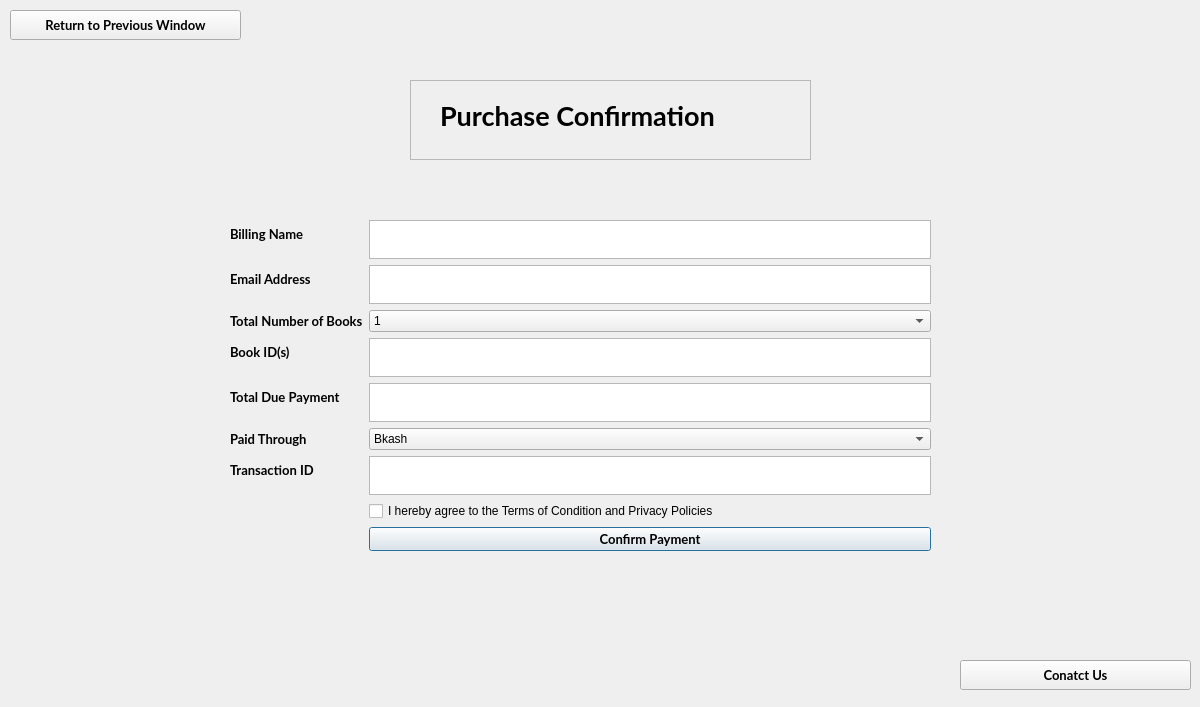
<?xml version="1.0" encoding="UTF-8"?>
<ui version="4.0">
 <class>Purchase_Panel</class>
 <widget class="QDialog" name="Purchase_Panel">
  <property name="windowModality">
   <enum>Qt::WindowModal</enum>
  </property>
  <property name="geometry">
   <rect>
    <x>0</x>
    <y>0</y>
    <width>1200</width>
    <height>707</height>
   </rect>
  </property>
  <property name="windowTitle">
   <string>View panel</string>
  </property>
  <widget class="QFrame" name="frame">
   <property name="geometry">
    <rect>
     <x>410</x>
     <y>80</y>
     <width>401</width>
     <height>80</height>
    </rect>
   </property>
   <property name="frameShape">
    <enum>QFrame::StyledPanel</enum>
   </property>
   <property name="frameShadow">
    <enum>QFrame::Raised</enum>
   </property>
   <widget class="QLabel" name="label_2">
    <property name="geometry">
     <rect>
      <x>30</x>
      <y>10</y>
      <width>351</width>
      <height>51</height>
     </rect>
    </property>
    <property name="font">
     <font>
      <family>Lato</family>
      <pointsize>20</pointsize>
      <bold>true</bold>
     </font>
    </property>
    <property name="text">
     <string>Purchase Confirmation</string>
    </property>
   </widget>
  </widget>
  <widget class="QWidget" name="formLayoutWidget">
   <property name="geometry">
    <rect>
     <x>230</x>
     <y>220</y>
     <width>701</width>
     <height>331</height>
    </rect>
   </property>
   <layout class="QFormLayout" name="formLayout">
    <item row="0" column="0">
     <widget class="QLabel" name="label">
      <property name="font">
       <font>
        <family>Lato</family>
        <pointsize>10</pointsize>
        <bold>true</bold>
       </font>
      </property>
      <property name="text">
       <string>Billing Name</string>
      </property>
     </widget>
    </item>
    <item row="0" column="1">
     <widget class="QTextEdit" name="textEdit"/>
    </item>
    <item row="1" column="0">
     <widget class="QLabel" name="label_3">
      <property name="font">
       <font>
        <family>Lato</family>
        <pointsize>10</pointsize>
        <bold>true</bold>
       </font>
      </property>
      <property name="text">
       <string>Email Address</string>
      </property>
     </widget>
    </item>
    <item row="1" column="1">
     <widget class="QTextEdit" name="textEdit_2"/>
    </item>
    <item row="3" column="1">
     <widget class="QComboBox" name="comboBox_2">
      <item>
       <property name="text">
        <string>1</string>
       </property>
      </item>
      <item>
       <property name="text">
        <string>2</string>
       </property>
      </item>
      <item>
       <property name="text">
        <string>3</string>
       </property>
      </item>
      <item>
       <property name="text">
        <string>4</string>
       </property>
      </item>
      <item>
       <property name="text">
        <string>5</string>
       </property>
      </item>
     </widget>
    </item>
    <item row="6" column="1">
     <widget class="QComboBox" name="comboBox">
      <item>
       <property name="text">
        <string>Bkash</string>
       </property>
      </item>
      <item>
       <property name="text">
        <string>Nagad</string>
       </property>
      </item>
      <item>
       <property name="text">
        <string>Bank Transfer</string>
       </property>
      </item>
     </widget>
    </item>
    <item row="7" column="0">
     <widget class="QLabel" name="label_5">
      <property name="font">
       <font>
        <family>Lato</family>
        <pointsize>10</pointsize>
        <bold>true</bold>
       </font>
      </property>
      <property name="text">
       <string>Transaction ID</string>
      </property>
     </widget>
    </item>
    <item row="7" column="1">
     <widget class="QTextEdit" name="textEdit_4"/>
    </item>
    <item row="6" column="0">
     <widget class="QLabel" name="label_4">
      <property name="font">
       <font>
        <family>Lato</family>
        <pointsize>10</pointsize>
        <bold>true</bold>
       </font>
      </property>
      <property name="text">
       <string>Paid Through</string>
      </property>
     </widget>
    </item>
    <item row="3" column="0">
     <widget class="QLabel" name="label_6">
      <property name="font">
       <font>
        <family>Lato</family>
        <pointsize>10</pointsize>
        <bold>true</bold>
       </font>
      </property>
      <property name="text">
       <string>Total Number of Books</string>
      </property>
     </widget>
    </item>
    <item row="5" column="1">
     <widget class="QTextEdit" name="textEdit_3"/>
    </item>
    <item row="5" column="0">
     <widget class="QLabel" name="label_7">
      <property name="font">
       <font>
        <family>Lato</family>
        <pointsize>10</pointsize>
        <bold>true</bold>
       </font>
      </property>
      <property name="text">
       <string>Total Due Payment</string>
      </property>
     </widget>
    </item>
    <item row="9" column="1">
     <widget class="QPushButton" name="pushButton">
      <property name="font">
       <font>
        <family>Lato</family>
        <pointsize>10</pointsize>
        <bold>true</bold>
       </font>
      </property>
      <property name="text">
       <string>Confirm Payment</string>
      </property>
     </widget>
    </item>
    <item row="8" column="1">
     <widget class="QCheckBox" name="checkBox">
      <property name="text">
       <string>I hereby agree to the Terms of Condition and Privacy Policies</string>
      </property>
     </widget>
    </item>
    <item row="4" column="1">
     <widget class="QTextEdit" name="textEdit_5"/>
    </item>
    <item row="4" column="0">
     <widget class="QLabel" name="label_8">
      <property name="font">
       <font>
        <family>Lato</family>
        <pointsize>10</pointsize>
        <bold>true</bold>
       </font>
      </property>
      <property name="text">
       <string>Book ID(s)</string>
      </property>
     </widget>
    </item>
   </layout>
  </widget>
  <widget class="QPushButton" name="pushButton_2">
   <property name="geometry">
    <rect>
     <x>10</x>
     <y>10</y>
     <width>231</width>
     <height>30</height>
    </rect>
   </property>
   <property name="font">
    <font>
     <family>Lato</family>
     <pointsize>10</pointsize>
     <bold>true</bold>
    </font>
   </property>
   <property name="text">
    <string>Return to Previous Window</string>
   </property>
  </widget>
  <widget class="QPushButton" name="pushButton_3">
   <property name="geometry">
    <rect>
     <x>960</x>
     <y>660</y>
     <width>231</width>
     <height>30</height>
    </rect>
   </property>
   <property name="font">
    <font>
     <family>Lato</family>
     <pointsize>10</pointsize>
     <bold>true</bold>
    </font>
   </property>
   <property name="text">
    <string>Conatct Us</string>
   </property>
  </widget>
 </widget>
 <resources/>
 <connections/>
</ui>
